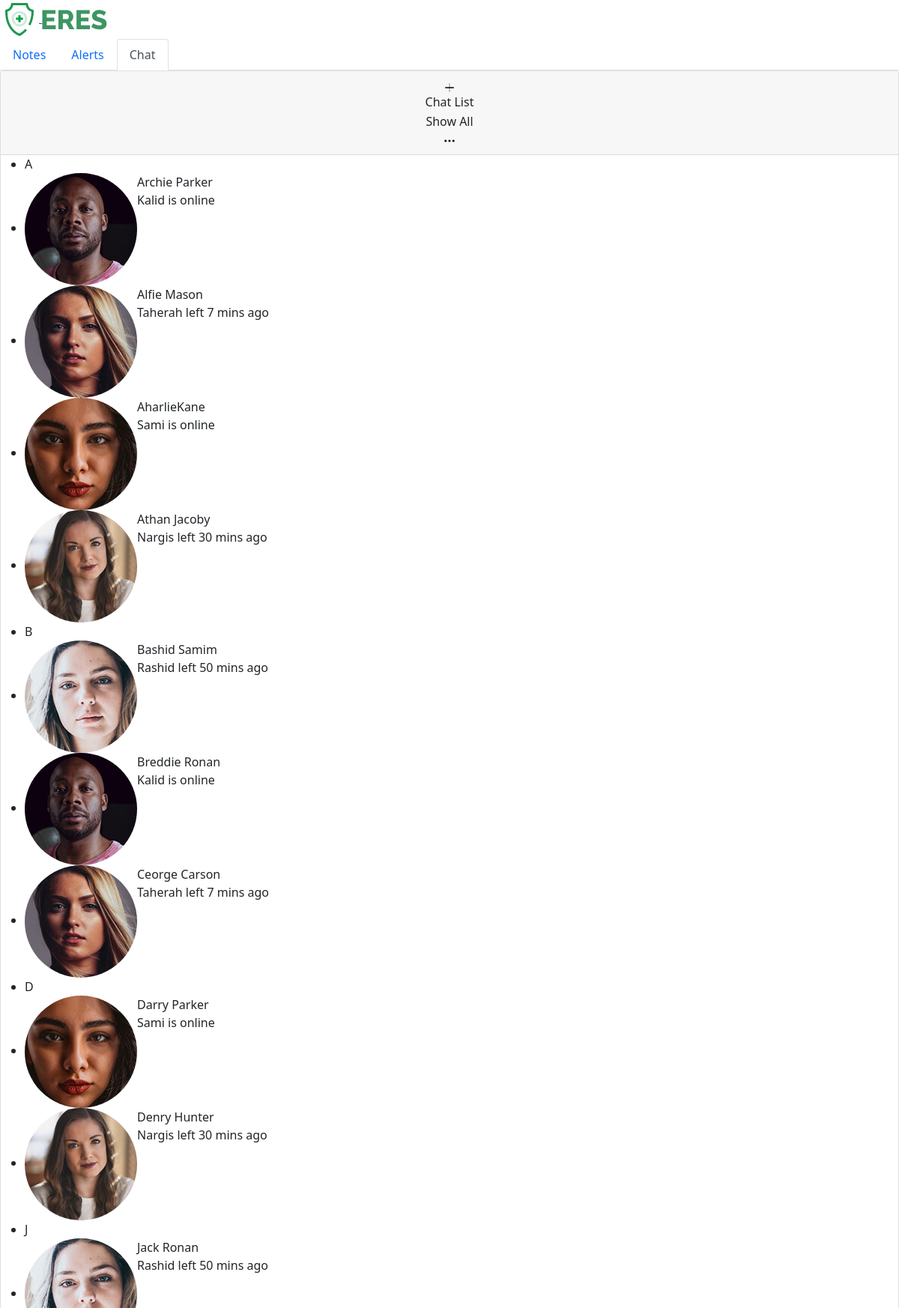
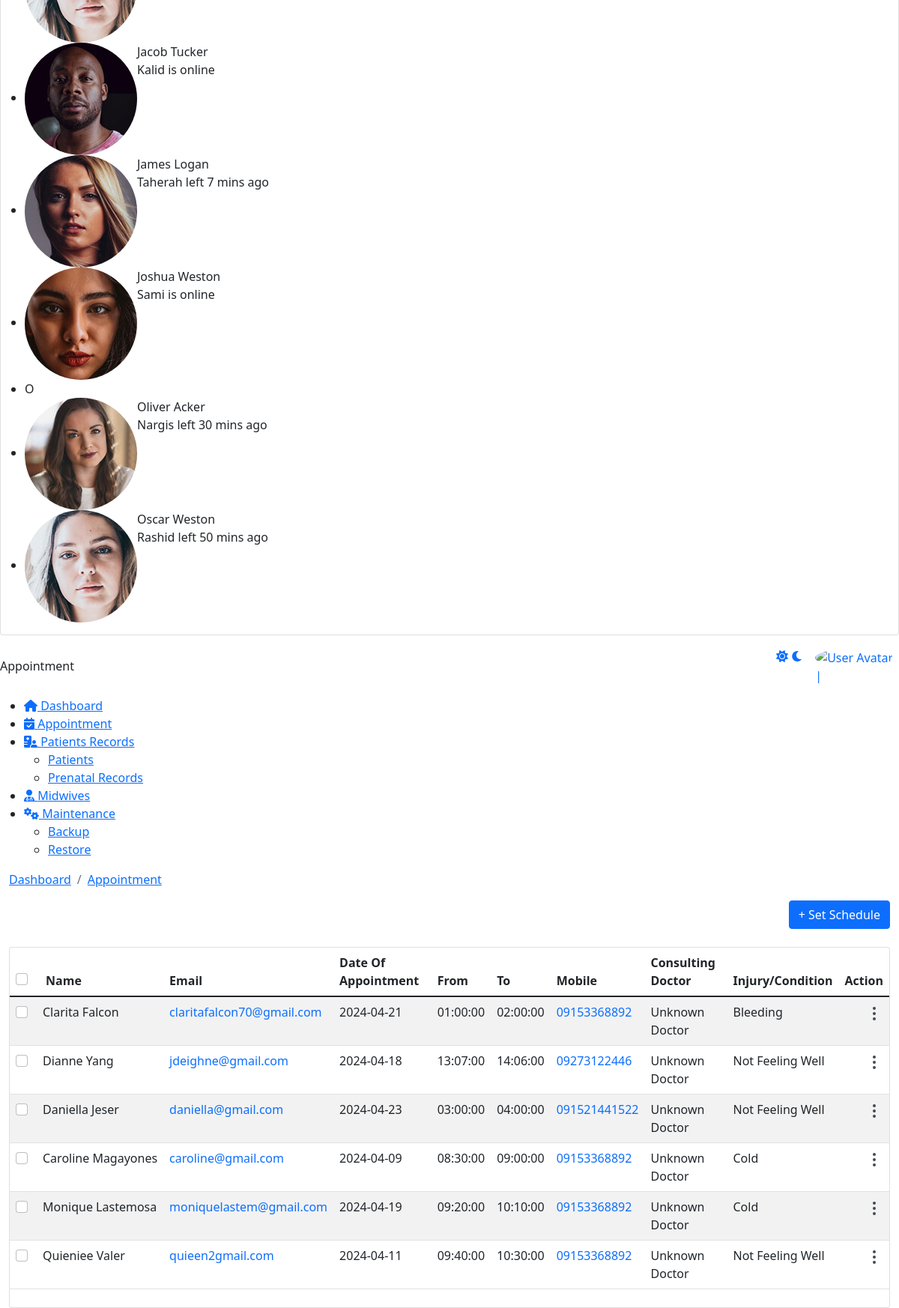
The app's page /admin/appointment.php with its own data (2 pictures, top to bottom).
### tables this page shows
CREATE TABLE `appointments` (
  `A_Id` int(11) NOT NULL AUTO_INCREMENT,
  `Title` varchar(10) NOT NULL,
  `FirstName` varchar(50) NOT NULL,
  `LastName` varchar(50) NOT NULL,
  `DateOfAppointment` date NOT NULL,
  `StartTime` time NOT NULL,
  `EndTime` time NOT NULL,
  `Address` varchar(100) NOT NULL,
  `Mobile` varchar(15) NOT NULL,
  `Consult_Doc` varchar(50) NOT NULL,
  `Email` varchar(100) NOT NULL,
  `Conditions` text NOT NULL,
  `Note` text NOT NULL,
  `Accepted` int(11) DEFAULT 2,
  PRIMARY KEY (`A_Id`)
);

### admin/appointment.php (the view, shortened to what this page needs)
<!DOCTYPE html>
<html lang="en">
    <head>
		 <link href="https://eres.dexignzone.com/codeigniter/demo/public/assets/vendor/owl-carousel/owl.carousel.css" rel="stylesheet" type="text/css"/>
		 <link href="https://eres.dexignzone.com/codeigniter/demo/public/assets/vendor/clockpicker/css/bootstrap-clockpicker.min.css" rel="stylesheet" type="text/css"/>
		 <link href="https://eres.dexignzone.com/codeigniter/demo/public/assets/vendor/bootstrap-datetimepicker/css/bootstrap-datetimepicker.min.css" rel="stylesheet" type="text/css"/>
		 <link href="https://eres.dexignzone.com/codeigniter/demo/public/assets/vendor/bootstrap-datetimepicker-master/css/bootstrap-datetimepicker.min.css" rel="stylesheet" type="text/css"/>
		 <link href="https://eres.dexignzone.com/codeigniter/demo/public/assets/vendor/datatables/css/jquery.dataTables.min.css" rel="stylesheet" type="text/css"/>
		 <link href="https://eres.dexignzone.com/codeigniter/demo/public/assets/vendor/bootstrap-select/dist/css/bootstrap-select.min.css" rel="stylesheet" type="text/css"/>
    <link class="main-css" href="https://eres.dexignzone.com/codeigniter/demo/public/assets/css/style.css" rel="stylesheet" type="text/css"/>
	<link rel="stylesheet" href="https://cdnjs.cloudflare.com/ajax/libs/font-awesome/6.5.1/css/all.min.css" />
<link rel="stylesheet" href="https://cdn.jsdelivr.net/npm/flatpickr/dist/flatpickr.min.css">
</head>
<body>
    <div id="main-wrapper">
<?php
include './template/header.php';
?>
<?php
include './template/chatbot.php';
?>
<div class="header">
	<div class="header-content">
		<nav class="navbar navbar-expand">
			<div class="collapse navbar-collapse justify-content-between">
				<div class="header-left">
					<div class="dashboard_bar">
					Appointment					</div>
				</div>
				<?php
				include './template/header2.php';
				?>
			</div>
		</nav>
	</div>
</div>
<?php
include './template/sidebar.php';
?>
<div class="content-body">
	<div class="container-fluid">
		<div class="page-titles">
			<ol class="breadcrumb">
				<li class="breadcrumb-item"><a href="javascript:void(0)">Dashboard</a></li>
				<li class="breadcrumb-item active"><a href="javascript:void(0)">Appointment</a></li>
			</ol>
		</div>
		<div class="form-head d-flex mb-3 mb-md-4 align-items-center">
			<div class="ms-auto">
				<a href="javascript:void(0);" class="btn btn-primary btn-rounded add-appointment" data-bs-toggle="modal" data-bs-target="#exampleModal">+ Set Schedule</a>
			</div>
		</div>
		<div class="row">
    <div class="col-xl-12">
        <div class="card">
            <div class="card-body p-0">
                <div class="table-responsive">
                    <table id="example5" class="table table-striped patient-list mb-4 dataTablesCard fs-14">
                        <thead>
                            <tr>
                                <th>
                                    <div class="checkbox text-end align-self-center">
                                        <div class="form-check custom-checkbox">
                                            <input type="checkbox" class="form-check-input" id="checkAll" required="">
                                        </div>
                                    </div>
                                </th>
                                <th>Name</th>
                                <th>Email</th>
                                <th>Date Of Appointment</th>
                                <th>From</th>
                                <th>To</th>
                                <th>Mobile</th>
                                <th>Consulting Doctor</th>
                                <th>Injury/Condition</th>
                                <th>Action</th>
                            </tr>
                        </thead>
                        <tbody>
                        <?php
                            include('./connection/conn.php');
                            $query = "SELECT * FROM appointments WHERE Accepted = 2";
                            $result = mysqli_query($conn, $query);
                            if (!$result) {
                                echo "<tr><td colspan='10'>Error: " . mysqli_error($conn) . "</td></tr>";
                            } elseif (mysqli_num_rows($result) > 0) {
                                while ($row = mysqli_fetch_assoc($result)) {
                                    $appointmentId = $row['A_Id'];
                                    $fullName = $row['FirstName'] . ' ' . $row['LastName'];
                                    $consultingDoctor = getDoctorName($row['Consult_Doc'], $conn);
                                    echo "<tr id='appointmentRow_$appointmentId'>";
                                    echo "<td>";
                                    echo '<div class="checkbox text-end align-self-center">';
                                    echo '<div class="form-check custom-checkbox">';
                                    echo '<input type="checkbox" class="form-check-input" id="customCheckBox_' . $appointmentId . '" required="">';
                                    echo '</div>';
                                    echo '</div>';
                                    echo '</td>';
                                    echo '<td class="patient-info ps-0"><span class="text-nowrap ms-1">' . htmlspecialchars($fullName) . '</span></td>';
                                    echo '<td class="text-primary">' . htmlspecialchars($row['Email']) . '</td>';
                                    echo '<td>' . htmlspecialchars($row['DateOfAppointment']) . '</td>';
                                    echo '<td>' . htmlspecialchars($row['StartTime']) . '</td>';
                                    echo '<td>' . htmlspecialchars($row['EndTime']) . '</td>';
                                    echo '<td class="text-primary">' . htmlspecialchars($row['Mobile']) . '</td>';
                                    echo '<td>' . htmlspecialchars($consultingDoctor) . '</td>';
                                    echo '<td>' . htmlspecialchars($row['Conditions']) . '</td>';
                                    echo "<td>
                                        <div class='dropdown ms-auto c-pointer text-end'>
                                            <div class='btn-link' data-bs-toggle='dropdown'>
                                                <svg width='24' height='24' viewBox='0 0 24 24' fill='none' xmlns='http://www.w3.org/2000/svg'>
                                                    <path d='M12 11C11.4477 11 11 11.4477 11 12C11 12.5523 11.4477 13 12 13C12.5523 13 13 12.5523 13 12C13 11.4477 12.5523 11 12 11Z' stroke='#3E4954' stroke-width='2' stroke-linecap='round' stroke-linejoin='round'/>
                                                    <path d='M12 18C11.4477 18 11 18.4477 11 19C11 19.5523 11.4477 20 12 20C12.5523 20 13 19.5523 13 19C13 18.4477 12.5523 18 12 18Z' stroke='#3E4954' stroke-width='2' stroke-linecap='round' stroke-linejoin='round'/>
                                                    <path d='M12 4C11.4477 4 11 4.44772 11 5C11 5.55228 11.4477 6 12 6C12.5523 6 13 5.55228 13 5C13 4.44772 12.5523 4 12 4Z' stroke='#3E4954' stroke-width='2' stroke-linecap='round' stroke-linejoin='round'/>
                                                </svg>
                                            </div>
                                            <div class='dropdown-menu dropdown-menu-right'>
                                                <a class='dropdown-item' data-bs-toggle='modal' data-bs-target='#declineReasonModal_$appointmentId'>Delete</a>
                                            </div>
                                        </div>
                                    </td>";
                                    echo '</tr>';
                                }
                            } else {
                                echo "<tr><td colspan='10'>No appointments found</td></tr>";
                            }
                            function getDoctorName($doctorId, $conn) {
                                $query = "SELECT Title, FirstName, LastName FROM doctors WHERE DoctorID = ?";
                                $stmt = $conn->prepare($query);
                                $stmt->bind_param("i", $doctorId);
                                $stmt->execute();
                                $result = $stmt->get_result();
                                if ($result->num_rows > 0) {
                                    $doctor = $result->fetch_assoc();
                                    return htmlspecialchars($doctor['Title'] . ' ' . $doctor['FirstName'] . ' ' . $doctor['LastName']);
                                } else {
                                    return 'Unknown Doctor';
                                }
                            }
                        ?>
                        </tbody>
                    </table>
                </div>
            </div>
        </div>
    </div>
</div>
</div>
	</div>
</body>
</html>

### records on screen
appointments: fullName "Clarita Falcon", Email "claritafalcon70@gmail.com", DateOfAppointment "2024-04-21", StartTime "01:00:00", EndTime "02:00:00", Mobile "09153368892", consultingDoctor "Unknown Doctor", Conditions "Bleeding"
appointments: fullName "Dianne Yang", Email "jdeighne@gmail.com", DateOfAppointment "2024-04-18", StartTime "13:07:00", EndTime "14:06:00", Mobile "09273122446", consultingDoctor "Unknown Doctor", Conditions "Not Feeling Well"
appointments: fullName "Daniella Jeser", Email "daniella@gmail.com", DateOfAppointment "2024-04-23", StartTime "03:00:00", EndTime "04:00:00", Mobile "091521441522", consultingDoctor "Unknown Doctor", Conditions "Not Feeling Well"
appointments: fullName "Caroline Magayones", Email "caroline@gmail.com", DateOfAppointment "2024-04-09", StartTime "08:30:00", EndTime "09:00:00", Mobile "09153368892", consultingDoctor "Unknown Doctor", Conditions "Cold"
appointments: fullName "Monique Lastemosa", Email "moniquelastem@gmail.com", DateOfAppointment "2024-04-19", StartTime "09:20:00", EndTime "10:10:00", Mobile "09153368892", consultingDoctor "Unknown Doctor", Conditions "Cold"
appointments: fullName "Quieniee Valer", Email "quieen2gmail.com", DateOfAppointment "2024-04-11", StartTime "09:40:00", EndTime "10:30:00", Mobile "09153368892", consultingDoctor "Unknown Doctor", Conditions "Not Feeling Well"
